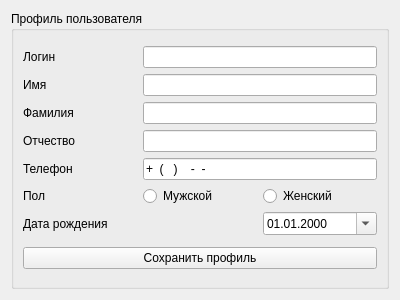
<?xml version="1.0" encoding="UTF-8"?>
<ui version="4.0">
 <class>ProfileView</class>
 <widget class="QWidget" name="ProfileView">
  <property name="geometry">
   <rect>
    <x>0</x>
    <y>0</y>
    <width>400</width>
    <height>300</height>
   </rect>
  </property>
  <property name="windowTitle">
   <string>Form</string>
  </property>
  <layout class="QVBoxLayout" name="verticalLayout_2">
   <item>
    <widget class="QGroupBox" name="groupBoxProfile">
     <property name="title">
      <string>Профиль пользователя</string>
     </property>
     <property name="flat">
      <bool>false</bool>
     </property>
     <property name="checked">
      <bool>false</bool>
     </property>
     <layout class="QVBoxLayout" name="verticalLayout_3">
      <item>
       <layout class="QGridLayout" name="gridLayout">
        <item row="0" column="1" colspan="2">
         <widget class="QLineEdit" name="lineEdit_user">
          <property name="toolTip">
           <string>Обязательное поле. Не более 150 символов. Только буквы, цифры и символы @/./+/-/_.</string>
          </property>
         </widget>
        </item>
        <item row="6" column="1" colspan="2">
         <widget class="QLineEdit" name="lineEdit_phone">
          <property name="toolTip">
           <string>Введите ваш номер телефона</string>
          </property>
          <property name="inputMask">
           <string notr="true">+9 (999) 999-99-99; </string>
          </property>
          <property name="text">
           <string notr="true">+ () --</string>
          </property>
          <property name="cursorPosition">
           <number>18</number>
          </property>
          <property name="placeholderText">
           <string notr="true">+7(000)000-0000</string>
          </property>
         </widget>
        </item>
        <item row="4" column="1" colspan="2">
         <widget class="QLineEdit" name="lineEdit_last_name">
          <property name="toolTip">
           <string>Введите вашу фамилию</string>
          </property>
         </widget>
        </item>
        <item row="7" column="1">
         <widget class="QRadioButton" name="radioButton_man">
          <property name="toolTip">
           <string>Выберите один из пунктов</string>
          </property>
          <property name="text">
           <string>Мужской</string>
          </property>
          <property name="checked">
           <bool>false</bool>
          </property>
          <property name="autoExclusive">
           <bool>true</bool>
          </property>
         </widget>
        </item>
        <item row="3" column="0">
         <widget class="QLabel" name="label_first_name">
          <property name="toolTip">
           <string/>
          </property>
          <property name="text">
           <string>Имя</string>
          </property>
         </widget>
        </item>
        <item row="5" column="0">
         <widget class="QLabel" name="label_middle_name">
          <property name="toolTip">
           <string/>
          </property>
          <property name="text">
           <string>Отчество</string>
          </property>
         </widget>
        </item>
        <item row="4" column="0">
         <widget class="QLabel" name="label_last_name">
          <property name="toolTip">
           <string/>
          </property>
          <property name="text">
           <string>Фамилия</string>
          </property>
         </widget>
        </item>
        <item row="0" column="0">
         <widget class="QLabel" name="label_user">
          <property name="text">
           <string>Логин</string>
          </property>
         </widget>
        </item>
        <item row="6" column="0">
         <widget class="QLabel" name="label_phone">
          <property name="text">
           <string>Телефон</string>
          </property>
         </widget>
        </item>
        <item row="8" column="2">
         <widget class="QDateEdit" name="dateEdit_birth_date">
          <property name="toolTip">
           <string>Введите дату вашего рождения</string>
          </property>
          <property name="displayFormat">
           <string>dd.MM.yyyy</string>
          </property>
          <property name="calendarPopup">
           <bool>true</bool>
          </property>
         </widget>
        </item>
        <item row="7" column="0">
         <widget class="QLabel" name="label_gender">
          <property name="text">
           <string>Пол</string>
          </property>
         </widget>
        </item>
        <item row="8" column="0">
         <widget class="QLabel" name="label_birth_date">
          <property name="text">
           <string>Дата рождения</string>
          </property>
         </widget>
        </item>
        <item row="5" column="1" colspan="2">
         <widget class="QLineEdit" name="lineEdit_middle_name">
          <property name="toolTip">
           <string>Введите ваше отчество</string>
          </property>
         </widget>
        </item>
        <item row="7" column="2">
         <widget class="QRadioButton" name="radioButton_woman">
          <property name="toolTip">
           <string>Выберите один из пунктов</string>
          </property>
          <property name="text">
           <string>Женский</string>
          </property>
          <property name="checked">
           <bool>false</bool>
          </property>
          <property name="autoExclusive">
           <bool>true</bool>
          </property>
         </widget>
        </item>
        <item row="3" column="1" colspan="2">
         <widget class="QLineEdit" name="lineEdit_first_name">
          <property name="toolTip">
           <string>Введите ваше имя</string>
          </property>
         </widget>
        </item>
       </layout>
      </item>
      <item>
       <widget class="QPushButton" name="pushButton_save_profile">
        <property name="text">
         <string>Сохранить профиль</string>
        </property>
       </widget>
      </item>
     </layout>
    </widget>
   </item>
  </layout>
 </widget>
 <tabstops>
  <tabstop>lineEdit_user</tabstop>
  <tabstop>lineEdit_first_name</tabstop>
  <tabstop>lineEdit_last_name</tabstop>
  <tabstop>lineEdit_middle_name</tabstop>
  <tabstop>lineEdit_phone</tabstop>
  <tabstop>radioButton_man</tabstop>
  <tabstop>radioButton_woman</tabstop>
  <tabstop>dateEdit_birth_date</tabstop>
  <tabstop>pushButton_save_profile</tabstop>
 </tabstops>
 <resources/>
 <connections/>
</ui>
